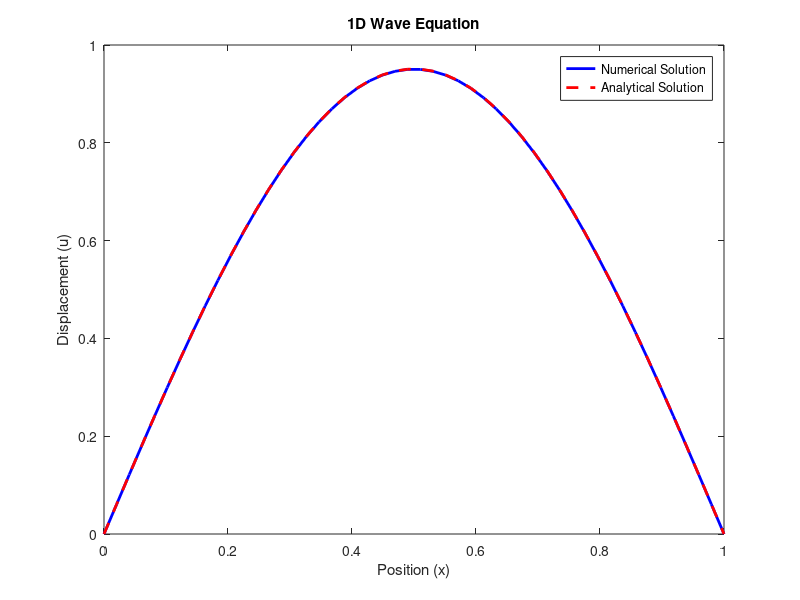

MATLAB code for this plot:
% 1D Wave Equation Solver (Explicit Central Difference Method)
L = 1; 
T = 0.1; 
c = 1; 
Nx = 50; 
Nt = 100; 
dx = L / (Nx - 1); 
dt = T / Nt;
x = linspace(0, L, Nx); 
u = sin(pi * x); 
v = zeros(size(u)); 
u_new = zeros(size(u));
u_old = u;

analytical_solution = @(x, t) cos(pi * t) * sin(pi * x);

for n = 1:Nt
    for i = 2:Nx-1
        u_new(i) = 2*u(i) - u_old(i) + (c*dt/dx)^2 * (u(i+1) - 2*u(i) + u(i-1));
    end 
    u_old = u; 
    u = u_new; 
    u(1) = 0; 
    u(end) = 0;
end

figure; 
plot(x, u, 'b', 'LineWidth', 2);
hold on;
plot(x, analytical_solution(x, T), 'r--', 'LineWidth', 2); 
title('1D Wave Equation'); 
xlabel('Position (x)'); 
ylabel('Displacement (u)'); 
legend('Numerical Solution', 'Analytical Solution');
